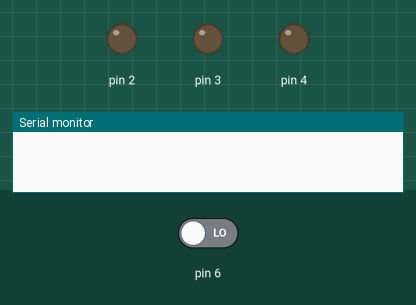
Bench run of a sketch on a simulated Arduino Uno, built with avr-gcc and run on an emulated ATmega328P. Shown: output pins drawn as LEDs (lit = HIGH), the last lines printed to the serial monitor. The test bench sets the inputs (shaded band); at power-on: pin 6 LOW.

Above: at 1.2 s.
1.3 s: pin 6 driven HIGH
At 2.2 s:
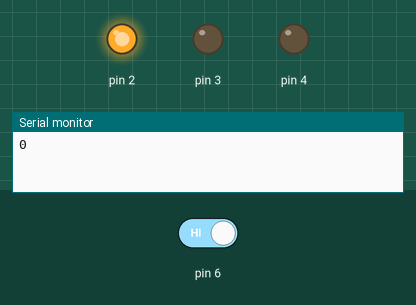
Timing chart, 0 to 4.3 s (numbered marks = the images above; inputs shaded):
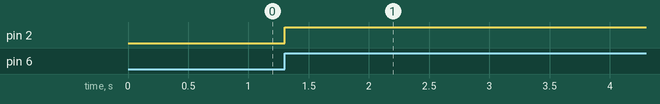

The sketch:

1_sensor_inductivo.ino
```cpp
#define LED_VERDE 2
#define LED_AMARILLO 3
#define LED_ROJO 4
#define INDUCTIVE_SENSOR 6

int counter = 0;

class LED {
  private:
    byte pin;

  public:
    LED(byte pin) {
      this->pin = pin;
    }
    void init() {
      pinMode(pin, OUTPUT);
    }
    void on() {
      digitalWrite(pin, HIGH);
    }
    void off() {
      digitalWrite(pin, LOW);
    }
};

class SENSOR {
  private:
    byte pin;

  public:
    SENSOR(byte pin) {
      this->pin = pin;
    }
    void init() {
      pinMode(pin, INPUT);
    }
    int read() {
      return digitalRead(pin);
    }
};

LED LedVerde (LED_VERDE);
LED LedAmarillo (LED_AMARILLO);
LED LedRojo (LED_ROJO);
SENSOR InductiveSensor (INDUCTIVE_SENSOR);

void setup()
{
  LedVerde.init();
  LedAmarillo.init();
  LedRojo.init();
  InductiveSensor.init();
  Serial.begin(9600);
}

void loop()
{
  if(InductiveSensor.read()==LOW){
    while(!InductiveSensor.read()){}
    Serial.println(String(counter));
    counter++;
  }
  switch(counter){
    case 0 ... 10:
      LedVerde.on();
      LedAmarillo.off();
      LedRojo.off();
      break;
    case 11 ... 19:
      LedVerde.off();
      LedAmarillo.on();
      LedRojo.off();
      break;
    case 20:
      LedVerde.off();
      LedAmarillo.off();
      LedRojo.on();
      break;
    default:
      counter = 0;
      break;
  }
}
```

Measured:
- after the input at 1.3 s, pin 2: LOW → HIGH at once
